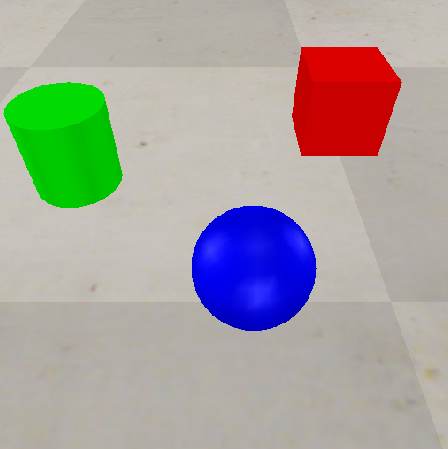
%> input picture trs/youbot/sim.png, 448 x 449 px
$ octave feature_extract19.m   (GNU Octave 9; MATLAB toolbox functions it lacks are replaced by stand-ins)
%> lines starting %> are read from the running program, lines starting %| are printed output that depends on the picture; in (x1, y1, x2, y2) boxes, pixels count from 0 and x2, y2 are one past the last pixel; in counts of white or black regions, pixels touching at a corner belong together; the program's own positions count from 1
### trs/youbot/minboundrect.m
function [rectx,recty,area,perimeter] = minboundrect(x,y,metric)
% minboundrect: Compute the minimal bounding rectangle of points in the plane
% usage: [rectx,recty,area,perimeter] = minboundrect(x,y,metric)
%
% arguments: (input)
%  x,y - vectors of points, describing points in the plane as
%        (x,y) pairs. x and y must be the same lengths.
%
%  metric - (OPTIONAL) - single letter character flag which
%        denotes the use of minimal area or perimeter as the
%        metric to be minimized. metric may be either 'a' or 'p',
%        capitalization is ignored. Any other contraction of 'area'
%        or 'perimeter' is also accepted.
%
%        DEFAULT: 'a'    ('area')
%
% arguments: (output)
%  rectx,recty - 5x1 vectors of points that define the minimal
%        bounding rectangle.
%
%  area - (scalar) area of the minimal rect itself.
%
%  perimeter - (scalar) perimeter of the minimal rect as found
%
%
% Note: For those individuals who would prefer the rect with minimum
% perimeter or area, careful testing convinces me that the minimum area
% rect was generally also the minimum perimeter rect on most problems
% (with one class of exceptions). This same testing appeared to verify my
% assumption that the minimum area rect must always contain at least
% one edge of the convex hull. The exception I refer to above is for
% problems when the convex hull is composed of only a few points,
% most likely exactly 3. Here one may see differences between the
% two metrics. My thanks to Roger Stafford for pointing out this
% class of counter-examples.
%
% Thanks are also due to Roger for pointing out a proof that the
% bounding rect must always contain an edge of the convex hull, in
% both the minimal perimeter and area cases.
%
%
% See also: minboundcircle, minboundtri, minboundsphere
%
%
% default for metric
if (nargin<3) || isempty(metric)
  metric = 'a';
elseif ~ischar(metric)
  error 'metric must be a character flag if it is supplied.'
else
  % check for 'a' or 'p'
  metric = lower(metric(:)');
  ind = strmatch(metric,{'area','perimeter'});
  if isempty(ind)
    error 'metric does not match either ''area'' or ''perimeter'''
  end

  % just keep the first letter.
  metric = metric(1);
end


% preprocess data
x=x(:);
y=y(:);


% not many error checks to worry about
n = length(x);
if n~=length(y)
  error 'x and y must be the same sizes'
end


% start out with the convex hull of the points to
% reduce the problem dramatically. Note that any
% points in the interior of the convex hull are
% never needed, so we drop them.
if n>3
  edges = convhull(x,y);  % 'Pp' will silence the warnings


  % exclude those points inside the hull as not relevant
  % also sorts the points into their convex hull as a
  % closed polygon

  x = x(edges);
  y = y(edges);

  % probably fewer points now, unless the points are fully convex
  nedges = length(x) - 1;
elseif n>1
  % n must be 2 or 3
  nedges = n;
  x(end+1) = x(1);
  y(end+1) = y(1);
else
  % n must be 0 or 1
  nedges = n;
end


% now we must find the bounding rectangle of those
% that remain.


% special case small numbers of points. If we trip any
% of these cases, then we are done, so return.
switch nedges
  case 0
    % empty begets empty
    rectx = [];
    recty = [];
    area = [];
    perimeter = [];
    return
  case 1
    % with one point, the rect is simple.
    rectx = repmat(x,1,5);
    recty = repmat(y,1,5);
    area = 0;
    perimeter = 0;
    return
  case 2
    % only two points. also simple.
    rectx = x([1 2 2 1 1]);
    recty = y([1 2 2 1 1]);
    area = 0;
    perimeter = 2*sqrt(diff(x).^2 + diff(y).^2);
    return
end
% 3 or more points.


% will need a 2x2 rotation matrix through an angle theta
Rmat = @(theta) [cos(theta) sin(theta);-sin(theta) cos(theta)];


% get the angle of each edge of the hull polygon.
ind = 1:(length(x)-1);
edgeangles = atan2(y(ind+1) - y(ind),x(ind+1) - x(ind));
% move the angle into the first quadrant.
edgeangles = unique(mod(edgeangles,pi/2));


% now just check each edge of the hull
nang = length(edgeangles);
area = inf;
perimeter = inf;
met = inf;
xy = [x,y];
for i = 1:nang
  % rotate the data through -theta
  rot = Rmat(-edgeangles(i));
  xyr = xy*rot;
  xymin = min(xyr,[],1);
  xymax = max(xyr,[],1);

  % The area is simple, as is the perimeter
  A_i = prod(xymax - xymin);
  P_i = 2*sum(xymax-xymin);

  if metric=='a'
    M_i = A_i;
  else
    M_i = P_i;
  end

  % new metric value for the current interval. Is it better?
  if M_i<met
    % keep this one
    met = M_i;
    area = A_i;
    perimeter = P_i;

    rect = [xymin;[xymax(1),xymin(2)];xymax;[xymin(1),xymax(2)];xymin];
    rect = rect*rot';
    rectx = rect(:,1);
    recty = rect(:,2);
  end
end
% get the final rect


% all done


end % mainline end

### trs/youbot/feature_extract19.m
%HOUGH Summary of this function goes here
%   Detailed explanation goes here
close all;
I = imread('sim.png');
%> I is the input picture: size 449x448x3 uint8; mean R, G, B 165.9, 162.6, 158.2

%% yellow feature extract
% [6 lines of commented-out code are left out]

diff_R = 100;
Image=I;
RP_R=Image(:,:,1);
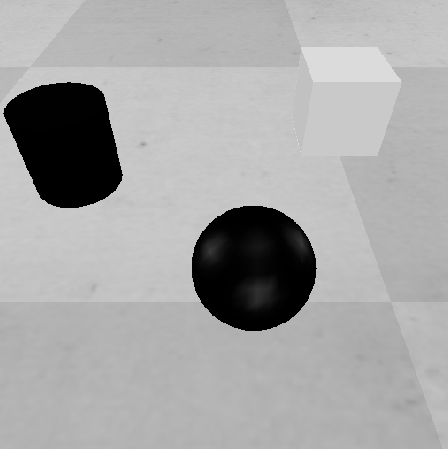
%> RP_R: size 449x448 uint8; min 0, max 219, mean 165.9
RP_G=Image(:,:,2);
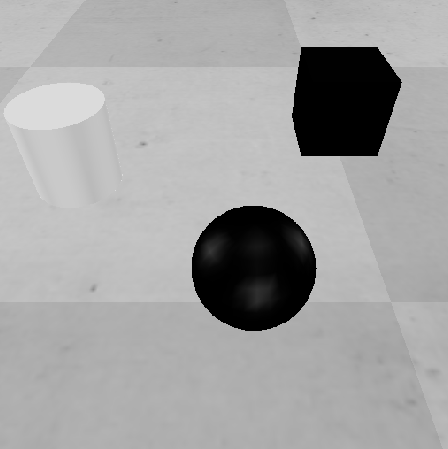
%> RP_G: size 449x448 uint8; min 0, max 219, mean 162.6
RP_B=Image(:,:,3);
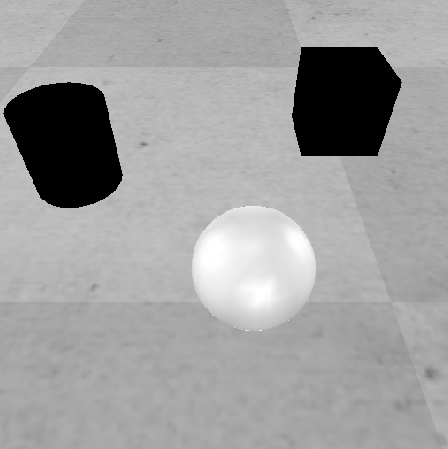
%> RP_B: size 449x448 uint8; min 0, max 255, mean 158.2
XYR=255*((RP_R-RP_G)>diff_R&(RP_R-RP_B)>diff_R);
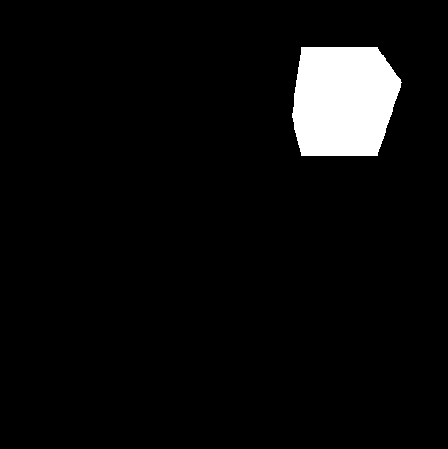
%> XYR: size 449x448 double; 5.1% white; 1 white region, box (x1, y1, x2, y2) and area: (292, 47, 402, 156) 10160
figure,imshow(uint8(XYR));

%b=rgb2gray(a);
bw=im2bw(XYR);
[r c]=find(bw==1);
%> r = 10160 values from 48 to 156; c = 10160 values from 293 to 402
[rectx,recty,area,perimeter] = minboundrect(c,r,'a');
%> in minboundrect, `n = length(x);`: n = 10160
%> in minboundrect, `edges = convhull(x,y);  % 'Pp' will silence the warnings`: edges = [1; 21; 490; 8774; 9355; 10151; 10160; 10159; 9438; 8882; 598; 305; 57; 5; 1]
%> in minboundrect, `x = x(edges);`: x = [293; 295; 302; 378; 384; 401; 402; 401; 384; 378; 302; 299; 295; 293; 293]
%> in minboundrect, `y = y(edges);`: y = [114; 94; 48; 48; 56; 80; 83; 88; 139; 156; 156; 145; 130; 118; 114]
%> in minboundrect, `nedges = length(x) - 1;`: nedges = 14
%> in minboundrect, `ind = 1:(length(x)-1);`: ind = [1 2 3 4 5 6 7 8 9 10 11 12 13 14]
%> in minboundrect, `edgeangles = atan2(y(ind+1) - y(ind),x(ind+1) - x(ind));`: edgeangles = [-1.47; -1.42; 0; 0.927; 0.954; 1.25; 1.77; 1.89; 1.91; 3.14; -1.84; -1.83; -1.74; -1.57]
%> in minboundrect, `edgeangles = unique(mod(edgeangles,pi/2));`: edgeangles = [0; 0.0997; 0.151; 0.197; 0.322; 0.339; 0.927; 0.954; 1.25; 1.3; 1.31; 1.41]
%> in minboundrect, `nang = length(edgeangles);`: nang = 12
%> in minboundrect, `xy = [x,y];`: xy = 15 rows, first 12: [293 114; 295 94; 302 48; 378 48; 384 56; 401 80; 402 83; 401 88; 384 139; 378 156; 302 156; 299 145]
%> the loop in minboundrect, `for i = 1:nang` made 12 passes
%> (rot, A_i, P_i, M_i, met, area, perimeter, rect) on pass 1: ([1 0; 0 1], 11772, 434, 11772, 11772, 11772, 434, [293 48; 402 48; 402 156; 293 156; 293 48])
%> (rot, xymin, xymax, A_i, P_i, M_i) on passes 2 to 7: ([0.995 -0.0995; 0.0995 0.995], [302.9 10.15], [408.3 125.2], 12120.8, 440.8, 12120.8), ([0.989 -0.15; 0.15 0.989], [305.8 -9.41], [409.9 108.8], 12308.3, 444.7, 12308.3), ([0.981 -0.196; 0.196 0.981], [305.5 -27.06], [410.5 93.74], 12675.4, 451.5, 12675.4), ([0.949 -0.316; 0.316 0.949], [301.7 -74], [408.3 52.49], 13480, 466.1, 13480), ([0.943 -0.333; 0.333 0.943], [300.8 -80.54], [408.4 46.59], 13681.5, 469.5, 13681.5), ([0.6 -0.8; 0.8 0.6], [219.6 -273.6], [351.6 -148], 16579.2, 515.2, 16579.2)
%> rectx = [293; 402; 402; 293; 293]; recty = [48; 48; 156; 156; 48]; area = 11772; perimeter = 434
line(rectx(:),recty(:),'color','r');
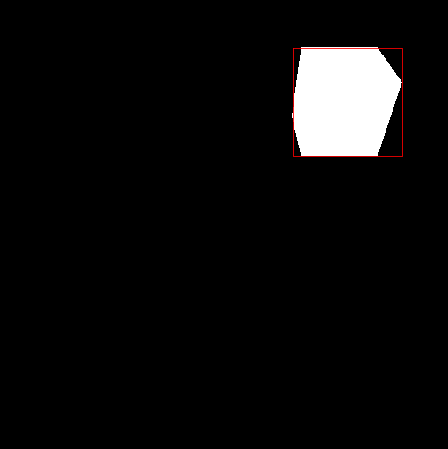
%> figure redrawn from the program's plot data

rectx
%> rectx = [293; 402; 402; 293; 293]
recty
%> recty = [48; 48; 156; 156; 48]
%
% end
